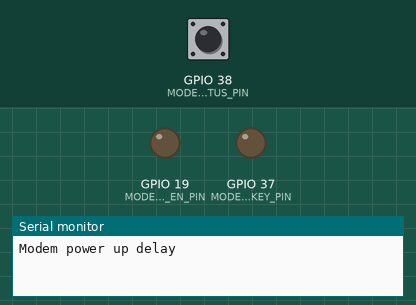
This program was run on a simulated ESP32-S3. On the bench: output pins drawn as LEDs (lit = HIGH), the last lines printed to the serial monitor. The test bench sets the inputs (shaded band); at power-on: GPIO 38 (MODEM_STATUS_PIN) HIGH. WiFi joins after 1.5 s; servers stay silent unless stated.

Above: at 0.1 s.
At 3.8 s:
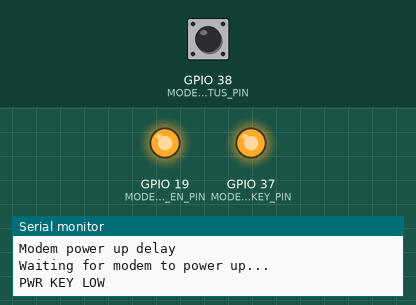
At 5.3 s:
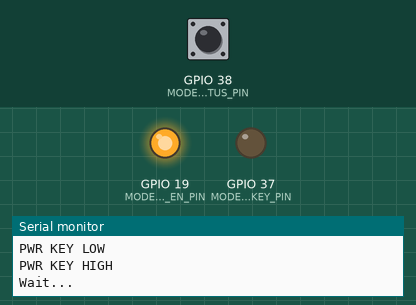
Timing chart, 0 to 6.8 s (numbered marks = the images above):
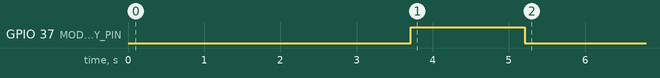

The program:

main.cpp
```cpp
// #include <HardwareSerial.h>
// #include "TransmissionManager.h"
// #include "SerialMon.h"

// static TransmissionManager transmissionManager;

// void sendAT(const String& command, uint32_t timeout = 2000) {
//   Serial.println("Sending AT command: " + command);
//   SerialAT.println(command);
//   unsigned long start = millis();
//   while (millis() - start < timeout) {
//     while (SerialAT.available()) {
//       Serial.write(SerialAT.read()); // Выводим ответ модема в монитор порта
//     }
//   }
//   Serial.println(); // Переход на новую строку
// }

// void setup() {
//   // Set console baud rate
//   Serial.begin(9600);
//   SerialMon.begin(9600, SERIAL_8N1, 41, 42);  // RX=41, TX=42
//   Serial1.begin(115200, SERIAL_8N1, MODEM_RX, MODEM_TX);
//   //meteoPortal.begin();
//   //simUpdater.init();
//   //simClient.begin();
//   // SerialMon.println("Starting Meteo Station...");

//   transmissionManager.begin();

//   //SET DEFAULT PIN function
//   // pinMode(SET_DEFAULTS_PIN, INPUT);
// }

// void loop() {
//   while (true) {
//     //delay(1000);
//     //if(simUpdater.checkForUpdates()) simUpdater.updateFirmwareViaGPRS();// Объединить в один метод
//     //meteoPortal.loop();
//     //simClient.loop();

//     transmissionManager.loop();

//     //SET DEFAULT PIN check
//     // delay(1000); // Задержка для предотвращения слишком частого цикла
//     // int state = digitalRead(SET_DEFAULTS_PIN);  // читаем 0 или 1
//     // if (state == HIGH) {
//     //   SerialMon.println("Вход ВКЛЮЧЕН (логическая 1)");
//     // } else {
//     //   SerialMon.println("Вход ВЫКЛЮЧЕН (логический 0)");
//     // }
//   }
// }


// #include <WiFi.h>
// #include <WiFiClientSecure.h>
// #include <HTTPClient.h>

// void checkExternalPower();
// void sendPowerLossAlert();
// void sendTelegramMessage(const String& message);

// const char* ssid = "SG_RND";
// const char* password = "korkemwifi";

// String telegramBotToken = "8227335448:AAE1u8sB7tDNIDPtasvnVEe1O6uRkYtB0NQ";
// String chatId = "-4622112875"; // Ваш chat ID
// WiFiClientSecure secured_client;

// // ==== Root CA для api.telegram.org ====
// const char TELEGRAM_CERT[] PROGMEM = R"EOF(
// -----BEGIN CERTIFICATE-----
// MIIDxTCCAq2gAwIBAgIQRmU2ZBIykkBHzSm6mRypxzANBgkqhkiG9w0BAQsFADA/
// MSQwIgYDVQQKExtEaWdpdGFsIFNpZ25hdHVyZSBUcnVzdCBDby4xGDAWBgNVBAMT
// D1Jvb3QgQ0EgUm9vdCAtIEcyMB4XDTIwMDYyNTAwMDAwMFoXDTMwMDYyNDIzNTk1
// OVowPzEkMCIGA1UEChMbRGlnaXRhbCBTaWduYXR1cmUgVHJ1c3QgQ28uMRgwFgYD
// VQQDEw9Sb290IENBIFJvb3QgLSBHMjCCASIwDQYJKoZIhvcNAQEBBQADggEPADCC
// AQoCggEBAKypx2vwEjh23UNMpddT+2sW0kTLaCkqn5Z8S0S3Vfhz9R+oTBtC1c6C
// GZnKr6KPyHOvW+IEdHTrnDUudY1zM04tWKh5+AqqcDKZykB1WUNvbxi5zsxgJK2/
// g04QLjHqqE/5bN0msYAXIbFTleYhA7aMne9wuf3ls7n1FUyQrrKJmwhXWf3KTz1A
// VyeC1VGKRDcrEX6FxN2dXrPYAz5+0I0z+od8k/RAOU/yU35g8sbQ0BYII40di6KI
// vF/jbpDFH9zAyA+3gswHDb6uB2SVuOiG7csV0rOW7jQ+zY7K1o1uNpxvQiluzpXL
// f75E+f4Z9M6dFbTD+kQoh9ev9X49wscCAwEAAaNCMEAwDwYDVR0TAQH/BAUwAwEB
// /zAOBgNVHQ8BAf8EBAMCAQYwHQYDVR0OBBYEFNg+JNnx18t1pHABH6Y/2LG2F8qw
// MA0GCSqGSIb3DQEBCwUAA4IBAQCZpEaj2lzF+enKnnOgzmIHmBd5dtn8rYJQ2v4f
// C3y5KP8v8PZKxDSHLVYRIlnJrped1IovnHgwlHGawEq+y3OC/YLXTr4Wr9L5xRcm
// F8UOB7hZPH/LW0OX2uUVksNzx8dx4qPuIgz8fcwTN82ZMKmDG4GJHzFg3Ajc6NNC
// pUg/6QMQ6MCTQ2xwbGHptRNZB+Yh8Ejua+ZC3WnSNUFjL0kJ4kgE3AQUrdRr+88j
// cZMcG2JSe2xJJHptNwacrkT4VLT2KT+6U6FqVuwZYaUysJ/k6FOLwObAHTkKQ+39
// rMxuF8k+nMB0Igf4lhkSNuL6Q8v2sG9FL4+bQMbsQzH/66pF
// -----END CERTIFICATE-----
// )EOF";

// // Пин для мониторинга питания
// #define POWER_PIN 16
// #define POWER_LOSS_THRESHOLD 1500  // мВ (ниже считаем что питание пропало)

// bool powerLost = false;
// bool prevPowerLost = false;

// // === Инициализация ===
// void setup() {
//   Serial.begin(9600);//115200);

//   // ADC настройки
//   analogSetAttenuation(ADC_11db);       // для измерения до ~3.3 В
//   analogReadResolution(12);             // 0–4095
//   pinMode(POWER_PIN, INPUT);

//   // Подключение к WiFi
//   WiFi.begin(ssid, password);
//   Serial.print("Подключение к WiFi");
//   while (WiFi.status() != WL_CONNECTED) {
//     delay(500);
//     Serial.print(".");
//   }
//   Serial.println("\nWiFi подключено!");
//   Serial.print("IP: ");
//   Serial.println(WiFi.localIP());
// }

// // === Основной цикл ===
// void loop() {
//   checkExternalPower();
//   delay(2000);  // проверка каждые 2 сек
// }

// // === Проверка внешнего питания ===
// void checkExternalPower() {
//   static unsigned long powerLossTime = 0;
//   int raw = analogRead(POWER_PIN);
//   float voltage = (raw / 4095.0) * 3300; // мВ
//   Serial.printf("Напряжение на IO16: %.2f мВ\n", voltage);
//   if(powerLost){
//     Serial.println("Время работы без питания (мс): " + String(millis()-powerLossTime));
//   }

//   prevPowerLost = powerLost;
//   powerLost = voltage < POWER_LOSS_THRESHOLD;

//   if (powerLost && !prevPowerLost) {
//     Serial.println("⚠️ Обнаружено пропадание внешнего питания!");
//     powerLossTime = millis(); // Запоминаем время потери питания
//     sendPowerLossAlert();
//   } else if (!powerLost && prevPowerLost) {
//     Serial.println("✅ Внешнее питание восстановлено.");
//   }
// }

// // === Отправка уведомления в Telegram ===
// void sendPowerLossAlert() {
//   String message = "⚠️ Обнаружено пропадание внешнего питания устройства!";
//   sendTelegramMessage(message);
// }

// void sendTelegramMessage(const String& message) {
//   if (WiFi.status() != WL_CONNECTED) {
//     Serial.println("WiFi не подключен. Не удалось отправить сообщение.");
//     return;
//   }
//   secured_client.setCACert(TELEGRAM_CERT);

//   HTTPClient http;
//   String url = "https://api.telegram.org/bot" + telegramBotToken + "/sendMessage";

//   http.begin(url);
//   http.addHeader("Content-Type", "application/x-www-form-urlencoded");

//   String body = "chat_id=" + chatId + "&text=" + message;
//   int httpResponseCode = http.POST(body);

//   if (httpResponseCode > 0) {
//     String response = http.getString();
//     Serial.println("Сообщение отправлено:");
//     Serial.println(response);
//   } else {
//     Serial.printf("Ошибка при отправке: %d\n", httpResponseCode);
//   }

//   http.end();
// }

#define TINY_GSM_MODEM_SIM800
#define SerialMon Serial
#define SerialAT Serial1
#define MODEM_RX 18
#define MODEM_TX 17
#define MODEM_GSM_EN_PIN 19
#define MODEM_PWRKEY_PIN 37
#define MODEM_STATUS_PIN 38

#if !defined(TINY_GSM_RX_BUFFER)
#define TINY_GSM_RX_BUFFER 650
#endif

#define TINY_GSM_DEBUG SerialMon
#define GSM_PIN ""

const char apn[]      = "internet.altel.kz";
const char gprsUser[] = "";
const char gprsPass[] = "";

const char server[]   = "vsh.pp.ua";
const char resource[] = "/TinyGSM/logo.txt";
const int  port       = 443;

#include <TinyGsmClient.h>
#include <ArduinoHttpClient.h>

TinyGsm        modem(SerialAT);
TinyGsmClientSecure client(modem);
HttpClient          http(client, server, port);

void setup() {
  // Set console baud rate
  SerialMon.begin(115200);
  delay(10);

  SerialMon.println("Modem power up delay");
  pinMode(MODEM_GSM_EN_PIN, OUTPUT);
  digitalWrite(MODEM_GSM_EN_PIN, LOW);
  delay(3200);
  digitalWrite(MODEM_GSM_EN_PIN, HIGH);
  SerialMon.println("Waiting for modem to power up...");
  delay(500);
  pinMode(MODEM_PWRKEY_PIN, OUTPUT);
  digitalWrite(MODEM_PWRKEY_PIN, HIGH);
  SerialMon.println("PWR KEY LOW");
  delay(1500);
  digitalWrite(MODEM_PWRKEY_PIN, LOW);  // Включаем питание модема
  SerialMon.println("PWR KEY HIGH");
  SerialMon.println("Wait...");
  delay(2000);
  pinMode(MODEM_STATUS_PIN, INPUT); // Set status pin as input
  //read status pin
  if (digitalRead(MODEM_STATUS_PIN) != HIGH) delay(2000);

  SerialAT.begin(115200, SERIAL_8N1, MODEM_RX, MODEM_TX);

  // Restart takes quite some time
  // To skip it, call init() instead of restart()
  SerialMon.println("Initializing modem...");
  modem.restart();
  // modem.init();

  String modemInfo = modem.getModemInfo();
  SerialMon.print("Modem Info: ");
  SerialMon.println(modemInfo);

  // Unlock your SIM card with a PIN if needed
  if (GSM_PIN && modem.getSimStatus() != 3) { modem.simUnlock(GSM_PIN); }

  SerialMon.print("Waiting for network...");
  if (!modem.waitForNetwork(10000L, true)) {
    SerialMon.println(" fail");
    return;
  }
  SerialMon.println(" success");

  if (modem.isNetworkConnected()) { SerialMon.println("Network connected"); }
  // GPRS connection parameters are usually set after network registration
  SerialMon.print(F("Connecting to "));
  SerialMon.print(apn);
  if (!modem.gprsConnect(apn, gprsUser, gprsPass)) {
    SerialMon.println(" fail");
    delay(10000);
    return;
  }
  SerialMon.println(" success");

  if (modem.isGprsConnected()) { SerialMon.println("GPRS connected"); }
}

void loop() {
  SerialMon.print(F("Performing HTTPS GET request... "));
  http.connectionKeepAlive();  // Currently, this is needed for HTTPS
  int err = http.get(resource);
  if (err != 0) {
    SerialMon.println(F("failed to connect"));
    delay(10000);
    return;
  }

  int status = http.responseStatusCode();
  SerialMon.print(F("Response status code: "));
  SerialMon.println(status);
  if (!status) {
    delay(10000);
    return;
  }

  SerialMon.println(F("Response Headers:"));
  while (http.headerAvailable()) {
    String headerName  = http.readHeaderName();
    String headerValue = http.readHeaderValue();
    SerialMon.println("    " + headerName + " : " + headerValue);
  }

  int length = http.contentLength();
  if (length >= 0) {
    SerialMon.print(F("Content length is: "));
    SerialMon.println(length);
  }
  if (http.isResponseChunked()) {
    SerialMon.println(F("The response is chunked"));
  }

  String body = http.responseBody();
  SerialMon.println(F("Response:"));
  SerialMon.println(body);

  SerialMon.print(F("Body length is: "));
  SerialMon.println(body.length());

  // Shutdown

  http.stop();
  SerialMon.println(F("Server disconnected"));

  modem.gprsDisconnect();
  SerialMon.println(F("GPRS disconnected"));

  // Do nothing forevermore
  while (true) { delay(1000); }
}
```
